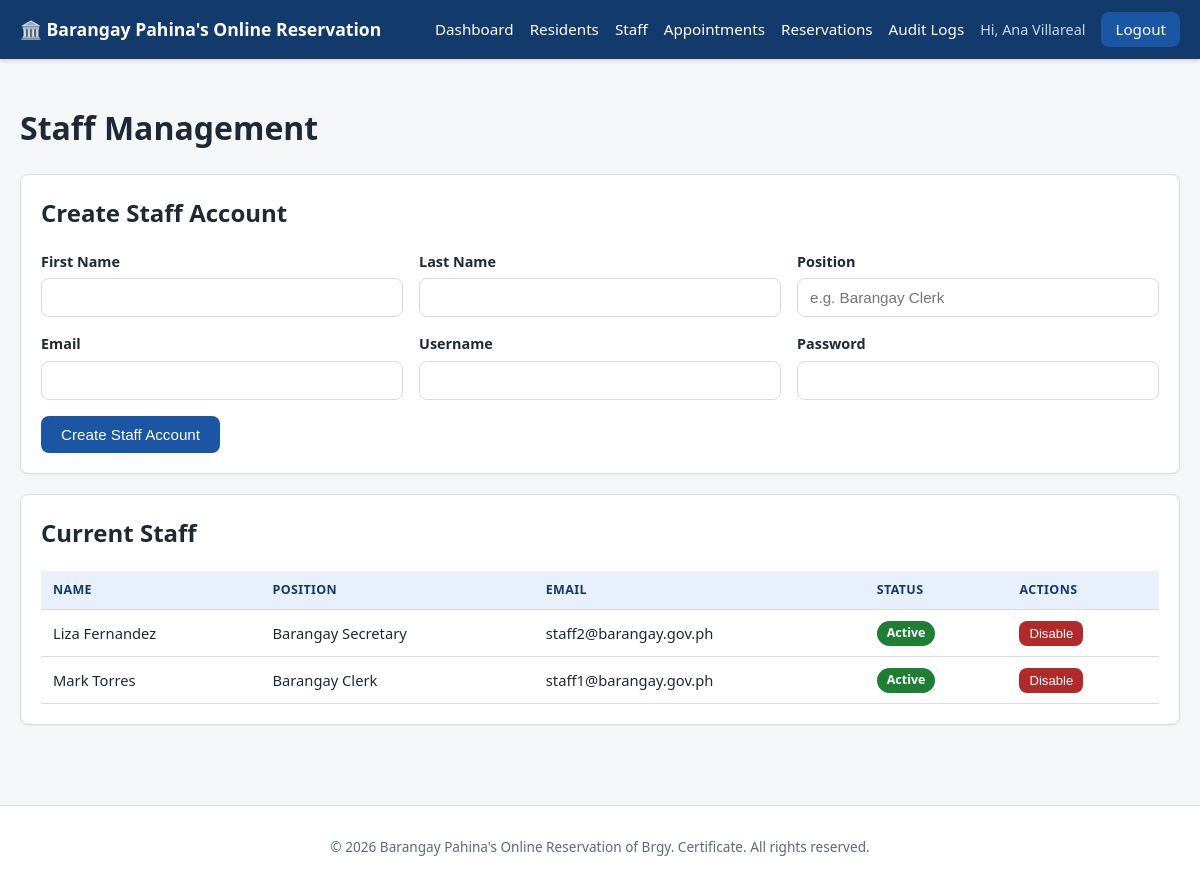
The page /admin/staff.php (signed in) on the database its author committed.
### tables this page shows
CREATE TABLE staff (
    id INT AUTO_INCREMENT PRIMARY KEY,
    user_id INT NOT NULL,
    first_name VARCHAR(50) NOT NULL,
    last_name VARCHAR(50) NOT NULL,
    position VARCHAR(50) DEFAULT NULL,
    created_at DATETIME NOT NULL DEFAULT CURRENT_TIMESTAMP,
    updated_at DATETIME NOT NULL DEFAULT CURRENT_TIMESTAMP ON UPDATE CURRENT_TIMESTAMP,
    FOREIGN KEY (user_id) REFERENCES users(id) ON DELETE CASCADE,
    INDEX idx_staff_name (last_name, first_name)
);

CREATE TABLE users (
    id INT AUTO_INCREMENT PRIMARY KEY,
    username VARCHAR(50) NOT NULL UNIQUE,
    email VARCHAR(100) NOT NULL UNIQUE,
    password VARCHAR(255) NOT NULL,      
    role ENUM('resident','staff','admin') NOT NULL DEFAULT 'resident',
    status ENUM('active','disabled') NOT NULL DEFAULT 'active',
    created_at DATETIME NOT NULL DEFAULT CURRENT_TIMESTAMP,
    updated_at DATETIME NOT NULL DEFAULT CURRENT_TIMESTAMP ON UPDATE CURRENT_TIMESTAMP,
    INDEX idx_email (email),
    INDEX idx_username (username)
);

### includes/functions.php (called while the page is built, shortened)
<?php
function h(?string $value): string
{
    return htmlspecialchars($value ?? '', ENT_QUOTES, 'UTF-8');
}

### admin/staff.php (the view, shortened to what this page needs)
<?php
require_once __DIR__ . '/../config/database.php';
require_once __DIR__ . '/../includes/functions.php';
$stmt = $pdo->query(
    "SELECT s.*, u.email, u.status, u.username
     FROM staff s JOIN users u ON u.id = s.user_id
     WHERE u.role = 'staff' ORDER BY s.last_name ASC"
);
$staffList = $stmt->fetchAll();
require_once __DIR__ . '/../includes/header.php';
?>
<h1>Staff Management</h1>
<div class="card">
    <h2>Create Staff Account</h2>
    <form method="post">
        <div class="form-row">
            <div class="form-group"><label>First Name</label><input type="text" name="first_name"></div>
            <div class="form-group"><label>Last Name</label><input type="text" name="last_name"></div>
            <div class="form-group"><label>Position</label><input type="text" name="position" placeholder="e.g. Barangay Clerk"></div>
        </div>
        <div class="form-row">
            <div class="form-group"><label>Email</label><input type="email" name="email"></div>
            <div class="form-group"><label>Username</label><input type="text" name="username"></div>
            <div class="form-group"><label>Password</label><input type="password" name="password"></div>
        </div>
        <button type="submit" class="btn">Create Staff Account</button>
    </form>
</div>
<div class="card">
    <h2>Current Staff</h2>
    <div class="table-wrapper">
        <table>
            <thead><tr><th>Name</th><th>Position</th><th>Email</th><th>Status</th><th>Actions</th></tr></thead>
            <tbody>
            <?php foreach ($staffList as $s): ?>
                <tr>
                    <td><?= h($s['first_name'] . ' ' . $s['last_name']) ?></td>
                    <td><?= h($s['position'] ?? '') ?></td>
                    <td><?= h($s['email']) ?></td>
                    <td><span class="badge <?= $s['status'] === 'active' ? 'badge-completed' : 'badge-cancelled' ?>"><?= h(ucfirst($s['status'])) ?></span></td>
                    <td>
                        <form method="post">
                            <button class="btn btn-sm <?= $s['status'] === 'active' ? 'btn-danger' : 'btn-success' ?>" type="submit"
                                data-confirm="Are you sure you want to <?= $s['status'] === 'active' ? 'disable' : 'enable' ?> this staff account?">
                                <?= $s['status'] === 'active' ? 'Disable' : 'Enable' ?>
                            </button>
                        </form>
                    </td>
                </tr>
            <?php endforeach; ?>
            </tbody>
        </table>
    </div>
</div>
<?php require_once __DIR__ . '/../includes/footer.php'; ?>

### css/style.css (style rules this page uses)
:root { --blue-dark: #123a6b; --blue: #1a56a3; --blue-light: #e8f0fb; --gray-light: #f4f6f8; --gray-border: #d6dce3; --text-dark: #1f2933; --text-muted: #5c6b7a; --white: #ffffff; --green: #1e7e34; --yellow: #a86b00; --red: #b02a2a; --radius: 8px; }
* { box-sizing: border-box; }
body { margin: 0; font-family: "Segoe UI", Arial, Helvetica, sans-serif; background: var(--gray-light); color: var(--text-dark); line-height: 1.5; }
.card { background: var(--white); border: 1px solid var(--gray-border); border-radius: var(--radius); padding: 20px; margin-bottom: 20px; box-shadow: 0 1px 2px rgba(0,0,0,0.04); }
.card h2, .card h3 { margin-top: 0; }
.page-container .form-group { margin-bottom: 16px; }
.page-container label { display: block; margin-bottom: 6px; font-weight: 600; font-size: 0.9rem; }
.page-container input[type=text], .page-container input[type=email], .page-container input[type=password], .page-container input[type=date], .page-container input[type=tel], .page-container input[type=time], .page-container select, .page-container textarea { width: 100%; padding: 10px 12px; border: 1px solid var(--gray-border); border-radius: var(--radius); font-size: 0.95rem; background: var(--white); color: var(--text-dark); }
.form-row { display: flex; gap: 16px; flex-wrap: wrap; }
.form-row .form-group { flex: 1; min-width: 200px; }
.btn { display: inline-block; padding: 10px 20px; background: var(--blue); color: var(--white); border: none; border-radius: var(--radius); font-size: 0.95rem; cursor: pointer; text-align: center; }
.btn-danger { background: var(--red); }
.btn-sm { padding: 5px 10px; font-size: 0.82rem; }
.page-container table { width: 100%; border-collapse: collapse; background: var(--white); }
.page-container th, .page-container td { text-align: left; padding: 10px 12px; border-bottom: 1px solid var(--gray-border); font-size: 0.92rem; }
.page-container th { background: var(--blue-light); color: var(--blue-dark); text-transform: uppercase; font-size: 0.78rem; letter-spacing: 0.03em; }
.table-wrapper { overflow-x: auto; }
.badge { display: inline-block; padding: 3px 10px; border-radius: 999px; font-size: 0.78rem; font-weight: 600; color: var(--white); }
.badge-completed { background: var(--green); }

### rows shown on the page
staff: first_name+last_name "Liza Fernandez", position "Barangay Secretary", user.email "staff2@barangay.gov.ph", user.status "Active"
staff: first_name+last_name "Mark Torres", position "Barangay Clerk", user.email "staff1@barangay.gov.ph", user.status "Active"

### other values the page prints
$_SESSION['display_name'] "Ana Villareal"
